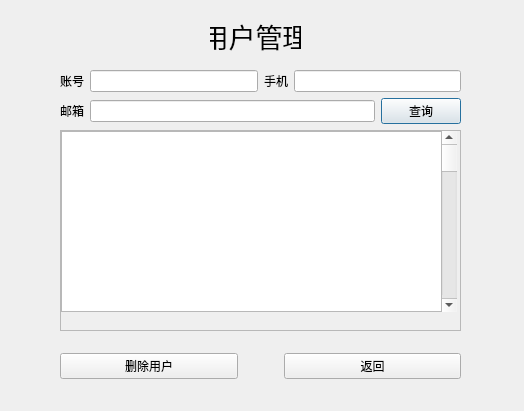
<?xml version="1.0" encoding="UTF-8"?>
<ui version="4.0">
 <class>Dialog</class>
 <widget class="QDialog" name="Dialog">
  <property name="geometry">
   <rect>
    <x>0</x>
    <y>0</y>
    <width>524</width>
    <height>411</height>
   </rect>
  </property>
  <property name="windowTitle">
   <string>用户管理</string>
  </property>
  <widget class="QLabel" name="label_4">
   <property name="geometry">
    <rect>
     <x>210</x>
     <y>20</y>
     <width>91</width>
     <height>31</height>
    </rect>
   </property>
   <property name="font">
    <font>
     <pointsize>20</pointsize>
    </font>
   </property>
   <property name="text">
    <string>用户管理</string>
   </property>
   <property name="alignment">
    <set>Qt::AlignCenter</set>
   </property>
  </widget>
  <widget class="QWidget" name="">
   <property name="geometry">
    <rect>
     <x>60</x>
     <y>70</y>
     <width>401</width>
     <height>261</height>
    </rect>
   </property>
   <layout class="QVBoxLayout" name="verticalLayout_2">
    <item>
     <layout class="QVBoxLayout" name="verticalLayout">
      <item>
       <layout class="QHBoxLayout" name="horizontalLayout">
        <item>
         <widget class="QLabel" name="label">
          <property name="text">
           <string>账号</string>
          </property>
         </widget>
        </item>
        <item>
         <widget class="QLineEdit" name="input_username"/>
        </item>
        <item>
         <widget class="QLabel" name="label_3">
          <property name="text">
           <string>手机</string>
          </property>
         </widget>
        </item>
        <item>
         <widget class="QLineEdit" name="input_tel"/>
        </item>
       </layout>
      </item>
      <item>
       <layout class="QHBoxLayout" name="horizontalLayout_2">
        <item>
         <widget class="QLabel" name="label_2">
          <property name="text">
           <string>邮箱</string>
          </property>
         </widget>
        </item>
        <item>
         <widget class="QLineEdit" name="input_email"/>
        </item>
        <item>
         <widget class="QPushButton" name="btn_search">
          <property name="text">
           <string>查询</string>
          </property>
         </widget>
        </item>
       </layout>
      </item>
     </layout>
    </item>
    <item>
     <widget class="QScrollArea" name="scrollArea">
      <property name="widgetResizable">
       <bool>true</bool>
      </property>
      <widget class="QWidget" name="scrollAreaWidgetContents">
       <property name="geometry">
        <rect>
         <x>0</x>
         <y>0</y>
         <width>397</width>
         <height>179</height>
        </rect>
       </property>
       <widget class="QScrollBar" name="verticalScrollBar">
        <property name="geometry">
         <rect>
          <x>380</x>
          <y>0</y>
          <width>16</width>
          <height>181</height>
         </rect>
        </property>
        <property name="orientation">
         <enum>Qt::Vertical</enum>
        </property>
       </widget>
       <widget class="QListView" name="listView">
        <property name="geometry">
         <rect>
          <x>0</x>
          <y>0</y>
          <width>381</width>
          <height>181</height>
         </rect>
        </property>
       </widget>
      </widget>
     </widget>
    </item>
   </layout>
  </widget>
  <widget class="QWidget" name="">
   <property name="geometry">
    <rect>
     <x>60</x>
     <y>350</y>
     <width>401</width>
     <height>32</height>
    </rect>
   </property>
   <layout class="QHBoxLayout" name="horizontalLayout_3">
    <item>
     <widget class="QPushButton" name="btn_delete">
      <property name="text">
       <string>删除用户</string>
      </property>
     </widget>
    </item>
    <item>
     <spacer name="verticalSpacer">
      <property name="orientation">
       <enum>Qt::Vertical</enum>
      </property>
      <property name="sizeHint" stdset="0">
       <size>
        <width>20</width>
        <height>40</height>
       </size>
      </property>
     </spacer>
    </item>
    <item>
     <spacer name="verticalSpacer_2">
      <property name="orientation">
       <enum>Qt::Vertical</enum>
      </property>
      <property name="sizeHint" stdset="0">
       <size>
        <width>20</width>
        <height>40</height>
       </size>
      </property>
     </spacer>
    </item>
    <item>
     <widget class="QPushButton" name="btn_return">
      <property name="text">
       <string>返回</string>
      </property>
     </widget>
    </item>
   </layout>
  </widget>
 </widget>
 <resources/>
 <connections>
  <connection>
   <sender>btn_return</sender>
   <signal>clicked()</signal>
   <receiver>Dialog</receiver>
   <slot>close()</slot>
   <hints>
    <hint type="sourcelabel">
     <x>405</x>
     <y>365</y>
    </hint>
    <hint type="destinationlabel">
     <x>261</x>
     <y>205</y>
    </hint>
   </hints>
  </connection>
 </connections>
</ui>
